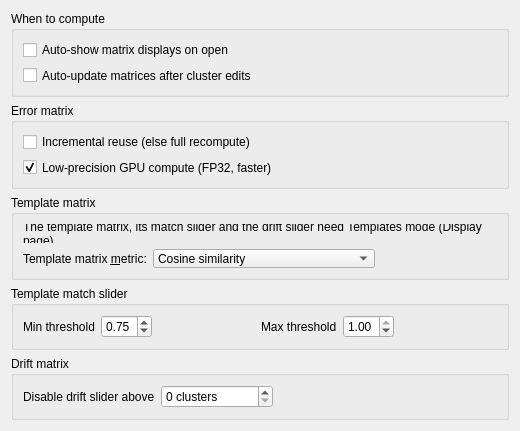
<?xml version="1.0" encoding="UTF-8"?>
<ui version="4.0">
 <class>PrefMatricesLayout</class>
 <widget class="QWidget" name="PrefMatricesLayout">
  <property name="geometry">
   <rect>
    <x>0</x>
    <y>0</y>
    <width>520</width>
    <height>420</height>
   </rect>
  </property>
  <property name="windowTitle">
   <string>Matrices</string>
  </property>
  <layout class="QVBoxLayout" name="topLayout">
   <item>
    <widget class="QGroupBox" name="groupBox_matricesWhen">
     <property name="title">
      <string>When to compute</string>
     </property>
     <layout class="QVBoxLayout" name="groupBox_matricesWhenLayout">
      <item>
       <widget class="QCheckBox" name="autoShowMatricesOnOpenCheckBox">
        <property name="text">
         <string>Auto-show matrix displays on open</string>
        </property>
        <property name="toolTip">
         <string>When checked, opening a document adds the Error, Template, Residual and Drift Matrix docks and a trace view to the Overview display, tabified into one frame on the right (press E to step through them), then runs Update Error Matrix to fill them. Default: on.</string>
        </property>
       </widget>
      </item>
      <item>
       <widget class="QCheckBox" name="autoUpdateMatricesAfterMergeCheckBox">
        <property name="text">
         <string>Auto-update matrices after cluster edits</string>
        </property>
        <property name="toolTip">
         <string>After any cluster edit — merge, split, new cluster, delete-to-noise/artifact, recluster, or a membership change — automatically recompute the error / template / residual matrices (same as the Update Error Matrix action, U). No effect when no matrix view is open. Default: off.</string>
        </property>
        <property name="checked">
         <bool>false</bool>
        </property>
       </widget>
      </item>
     </layout>
    </widget>
   </item>
   <item>
    <widget class="QGroupBox" name="groupBox_errormatrix">
     <property name="sizePolicy">
      <sizepolicy hsizetype="Expanding" vsizetype="Fixed">
       <horstretch>0</horstretch>
       <verstretch>0</verstretch>
      </sizepolicy>
     </property>
     <property name="title">
      <string>Error matrix</string>
     </property>
     <layout class="QGridLayout" name="gridLayout_errormatrix">
      <item row="0" column="0">
       <widget class="QCheckBox" name="errorMatrixIncrementalCheckBox">
        <property name="text">
         <string>Incremental reuse (else full recompute)</string>
        </property>
        <property name="toolTip">
         <string>When a single cluster edit changes the error matrix, reuse the cached per-cluster probability columns for unchanged clusters and recompute only the changed ones, rather than recomputing the whole matrix. On a fast GPU the full recompute is usually quicker; incremental helps most without a GPU or at very large cluster counts. Overridden by NS3_ERRORMATRIX_INCREMENTAL when that variable is set. Default: off.</string>
        </property>
        <property name="checked">
         <bool>false</bool>
        </property>
       </widget>
      </item>
      <item row="1" column="0">
       <widget class="QCheckBox" name="errorMatrixLowPrecisionCheckBox">
        <property name="text">
         <string>Low-precision GPU compute (FP32, faster)</string>
        </property>
        <property name="toolTip">
         <string>Compute the error matrix in single precision (FP32) on the GPU. On Blackwell the FP64 rate is ~1/64 of FP32, so FP32 roughly halves the compute time for the same qualitative matrix, at ~5e-4 numerical error in the cells — invisible for visual curation. Uncheck for exact FP64 values (slower). Both paths use GPU-side aggregation (no large host buffer). Overridden by NS3_ERRORMATRIX_LOWPRECISION when that variable is set. Default: on.</string>
        </property>
        <property name="checked">
         <bool>true</bool>
        </property>
       </widget>
      </item>
     </layout>
    </widget>
   </item>
   <item>
    <widget class="QGroupBox" name="groupBox_templateMatrix">
     <property name="title">
      <string>Template matrix</string>
     </property>
     <layout class="QVBoxLayout" name="groupBox_templateMatrixLayout">
      <item>
       <widget class="QLabel" name="templateControlsHintLabel">
        <property name="text">
         <string>The template matrix, its match slider and the drift slider need Templates mode (Display page).</string>
        </property>
        <property name="wordWrap">
         <bool>true</bool>
        </property>
       </widget>
      </item>
      <item>
       <layout class="QHBoxLayout" name="templateXcorrMetricLayout">
        <item>
         <widget class="QLabel" name="templateXcorrMetricLabel">
          <property name="text">
           <string>Template matrix &amp;metric:</string>
          </property>
          <property name="buddy">
           <cstring>templateXcorrMetricComboBox</cstring>
          </property>
         </widget>
        </item>
        <item>
         <widget class="QComboBox" name="templateXcorrMetricComboBox">
          <property name="toolTip">
           <string>Similarity metric for the Template Matrix cells.  Cosine: peak normalised cross-correlation between cluster mean waveforms.  Pearson: removes each waveform's overlap-window mean first (shape correlation, insensitive to a shared DC offset).  Raw: non-normalised cross-correlation, amplitude-weighted, globally scaled so the strongest pair reads 1.0.  Profile: inter-channel structure (amplitude profile, polarity profile, per-channel-normalised shape), amplitude-blind. The per-spike pair xcorr and auto-merge always use cosine/Pearson (never raw), since their thresholds need a bounded [0,1] score.</string>
          </property>
          <item>
           <property name="text">
            <string>Cosine similarity</string>
           </property>
          </item>
          <item>
           <property name="text">
            <string>Pearson correlation</string>
           </property>
          </item>
          <item>
           <property name="text">
            <string>Raw (non-normalised)</string>
           </property>
          </item>
          <item>
           <property name="text">
            <string>Disattenuated (energy-corrected)</string>
           </property>
          </item>
          <item>
           <property name="text">
            <string>Fast-AP window (energy-corrected)</string>
           </property>
          </item>
          <item>
           <property name="text">
            <string>Profile (inter-channel)</string>
           </property>
          </item>
         </widget>
        </item>
        <item>
         <spacer name="templateXcorrMetricSpacer">
          <property name="orientation">
           <enum>Qt::Horizontal</enum>
          </property>
          <property name="sizeHint" stdset="0">
           <size>
            <width>40</width>
            <height>20</height>
           </size>
          </property>
         </spacer>
        </item>
       </layout>
      </item>
     </layout>
    </widget>
   </item>
   <item>
    <widget class="QGroupBox" name="groupBoxTemplateMatrix">
     <property name="sizePolicy">
      <sizepolicy hsizetype="Preferred" vsizetype="Fixed">
       <horstretch>0</horstretch>
       <verstretch>0</verstretch>
      </sizepolicy>
     </property>
     <property name="maximumSize">
      <size>
       <width>32767</width>
       <height>80</height>
      </size>
     </property>
     <property name="title">
      <string>Template match slider</string>
     </property>
     <layout class="QGridLayout" name="gridLayoutTM">
      <item row="0" column="0">
       <layout class="QHBoxLayout">
        <item>
         <widget class="QLabel" name="tmMinLabel">
          <property name="text">
           <string>Min threshold</string>
          </property>
         </widget>
        </item>
        <item>
         <widget class="QDoubleSpinBox" name="templateThresholdMinSpinBox">
          <property name="toolTip">
           <string>Lower bound of the template match threshold slider (0.0–1.0)</string>
          </property>
          <property name="minimum">
           <double>0.000000000000000</double>
          </property>
          <property name="maximum">
           <double>1.000000000000000</double>
          </property>
          <property name="singleStep">
           <double>0.050000000000000</double>
          </property>
          <property name="decimals">
           <number>2</number>
          </property>
          <property name="value">
           <double>0.750000000000000</double>
          </property>
         </widget>
        </item>
        <item>
         <spacer name="spacer_tm_mid">
          <property name="orientation">
           <enum>Qt::Horizontal</enum>
          </property>
          <property name="sizeType">
           <enum>QSizePolicy::Expanding</enum>
          </property>
          <property name="sizeHint" stdset="0">
           <size>
            <width>20</width>
            <height>20</height>
           </size>
          </property>
         </spacer>
        </item>
        <item>
         <widget class="QLabel" name="tmMaxLabel">
          <property name="text">
           <string>Max threshold</string>
          </property>
         </widget>
        </item>
        <item>
         <widget class="QDoubleSpinBox" name="templateThresholdMaxSpinBox">
          <property name="toolTip">
           <string>Upper bound of the template match threshold slider (0.0–1.0)</string>
          </property>
          <property name="minimum">
           <double>0.000000000000000</double>
          </property>
          <property name="maximum">
           <double>1.000000000000000</double>
          </property>
          <property name="singleStep">
           <double>0.050000000000000</double>
          </property>
          <property name="decimals">
           <number>2</number>
          </property>
          <property name="value">
           <double>1.000000000000000</double>
          </property>
         </widget>
        </item>
        <item>
         <spacer name="spacer_tm_end">
          <property name="orientation">
           <enum>Qt::Horizontal</enum>
          </property>
          <property name="sizeType">
           <enum>QSizePolicy::Expanding</enum>
          </property>
          <property name="sizeHint" stdset="0">
           <size>
            <width>40</width>
            <height>20</height>
           </size>
          </property>
         </spacer>
        </item>
       </layout>
      </item>
     </layout>
    </widget>
   </item>
   <item>
    <widget class="QGroupBox" name="groupBoxDriftMatrix">
     <property name="sizePolicy">
      <sizepolicy hsizetype="Preferred" vsizetype="Fixed">
       <horstretch>0</horstretch>
       <verstretch>0</verstretch>
      </sizepolicy>
     </property>
     <property name="title">
      <string>Drift matrix</string>
     </property>
     <layout class="QHBoxLayout" name="driftMatrixRow">
      <item>
       <widget class="QLabel" name="driftSliderMaxClustersLabel">
        <property name="text">
         <string>Disable drift slider above</string>
        </property>
       </widget>
      </item>
      <item>
       <widget class="QSpinBox" name="driftSliderMaxClustersSpinBox">
        <property name="minimum">
         <number>0</number>
        </property>
        <property name="maximum">
         <number>1000000</number>
        </property>
        <property name="singleStep">
         <number>100</number>
        </property>
        <property name="suffix">
         <string> clusters</string>
        </property>
        <property name="toolTip">
         <string>Each drift-slider step recomputes the correlation of every cluster pair, so the control stops being interactive well before the matrix stops being readable. Drift linking is also only meaningful once the sort has been consolidated. Above this count the slider is disabled and re-enables itself as you merge down. 0 disables it always. Default: 1000.</string>
        </property>
       </widget>
      </item>
      <item>
       <spacer name="driftSliderMaxClustersSpacer">
        <property name="orientation">
         <enum>Qt::Horizontal</enum>
        </property>
        <property name="sizeHint" stdset="0">
         <size>
          <width>40</width>
          <height>20</height>
         </size>
        </property>
       </spacer>
      </item>
     </layout>
    </widget>
   </item>
   <item>
    <spacer name="vSpacer">
     <property name="orientation">
      <enum>Qt::Vertical</enum>
     </property>
     <property name="sizeHint" stdset="0">
      <size>
       <width>20</width>
       <height>40</height>
      </size>
     </property>
    </spacer>
   </item>
  </layout>
 </widget>
 <resources/>
 <connections/>
</ui>
